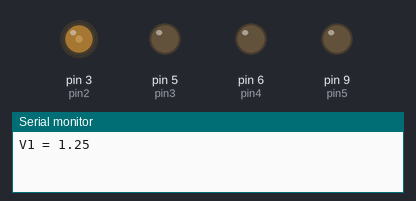
A sketch run on a simulated Arduino Uno, built with avr-gcc and run on an emulated ATmega328P. Shown: output pins drawn as LEDs (lit = HIGH), the last lines printed to the serial monitor.

Above: at 0.05 s.
At 1.25 s:
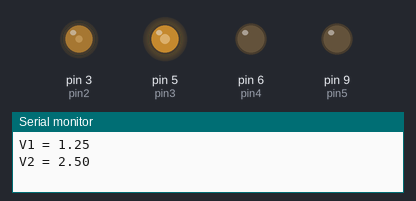
At 2.5 s:
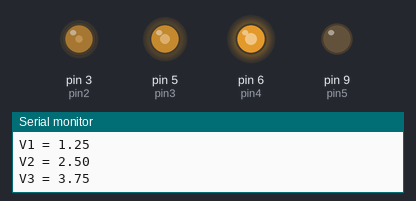
At 3.75 s:
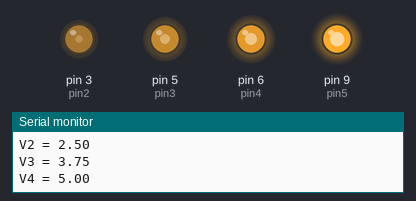
At 5.0 s:
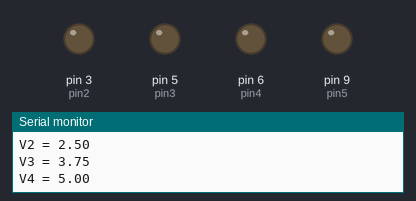
Timing chart, 0 to 6.5 s (numbered marks = the images above):
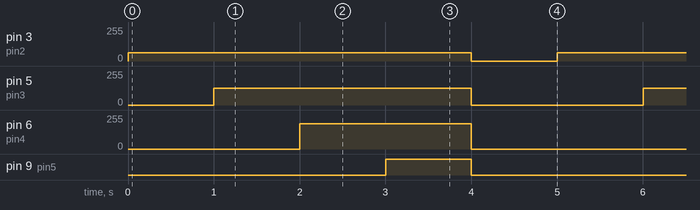

The sketch:

6.2_Analog_Write_with_delay.ino
```cpp
int pin2=3,pin3=5,pin4=6,pin5=9;
int t0=1000;
float V1,V2,V3,V4;
float bright0=0;
float bright1=63.75;
float bright2=127.50;
float bright3=191.25;
float bright4=255.0;

void setup() {
  // put your setup code here, to run once:
pinMode(pin2,OUTPUT);
pinMode(pin3,OUTPUT);
pinMode(pin4,OUTPUT);
pinMode(pin5,OUTPUT);
Serial.begin(9600);
}

void loop() {
  // put your main code here, to run repeatedly:
// 25%
V1=(5./255.)*bright1;
Serial.print("V1 = ");
Serial.println(V1);
analogWrite(pin2,bright1);
delay(t0);

// 50%
V2=(5./255.)*bright2;
Serial.print("V2 = ");
Serial.println(V2);
analogWrite(pin3,bright2);
delay(t0);

// 75%
V3=(5./255.)*bright3;
Serial.print("V3 = ");
Serial.println(V3);
analogWrite(pin4,bright3);
delay(t0);

// 100%
V4=(5./255.)*bright4;
Serial.print("V4 = ");
Serial.println(V4);
analogWrite(pin5,bright4);
delay(t0);

analogWrite(pin2,bright0);
analogWrite(pin3,bright0);
analogWrite(pin5,bright0);
analogWrite(pin4,bright0);
delay(t0);
  }
```

Measured:
- by itself, pin 3 (pin2): alternates 63/255 for 4.0 s and 0/255 for 1.0 s
- by itself, pin 5 (pin3): alternates 127/255 for 3.0 s and 0/255 for 2.0 s
- by itself, pin 6 (pin4): alternates 191/255 for 2.0 s and 0/255 for 3.0 s
- by itself, pin 9 (pin5): alternates HIGH for 1.0 s and LOW for 4.0 s
